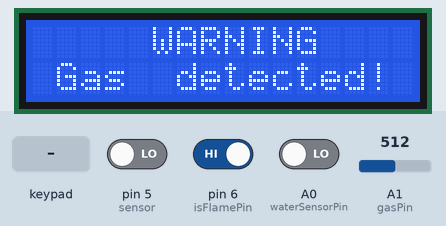
A sketch run on a simulated Arduino Uno, built with avr-gcc and run on an emulated ATmega328P. Shown: 16×2 character LCD. The inputs (shaded band) are chosen by the test bench; at power-on: pin 6 (isFlamePin) HIGH, pin 5 (sensor) LOW, A0 (waterSensorPin) LOW, A1 (gasPin) = 512. What the sketch prints to the serial monitor is not drawn.

Above: at 1.2 s.
1.3 s: pin 6 (isFlamePin) driven LOW
At 3.2 s:
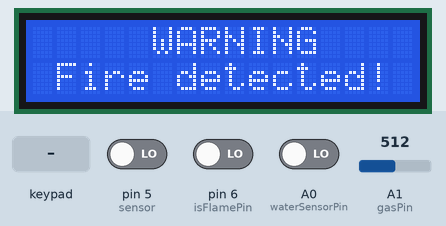
5.9 s: pin 5 (sensor) driven HIGH
9.5 s: A0 (waterSensorPin) driven HIGH
At 10.7 s:
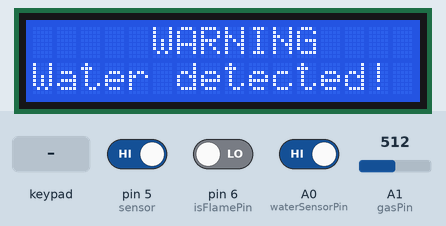
14.1 s: key '#' pressed
At 17.1 s:
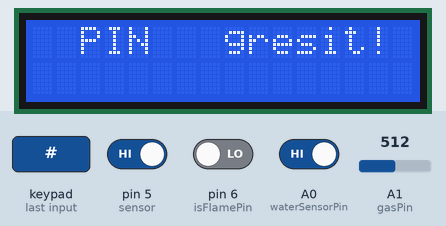
Timing chart, 0 to 18.6 s (numbered marks = the images above; inputs shaded):
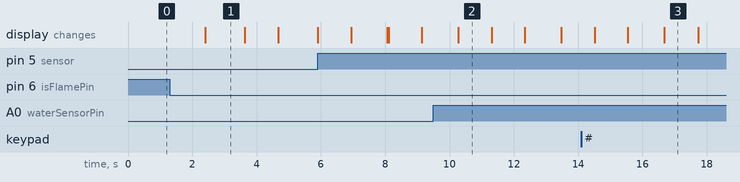

The sketch:

Arduino.ino
```cpp
#include <Keypad.h>
#include <SoftwareSerial.h>
#include <LiquidCrystal_I2C.h>

const byte ROWS = 4; // Numărul de rânduri al tastaturii
const byte COLS = 3; // Numărul de coloane al tastaturii

char keys[ROWS][COLS] = {
  {'1', '2', '3'},
  {'4', '5', '6'},
  {'7', '8', '9'},
  {'*', '0', '#'}
};

byte rowPins[ROWS] = {13, 12, 11, 10}; // Conectați pinii rândurilor la aceste pini
byte colPins[COLS] = {9, 8, 7}; // Conectați pinii coloanelor la aceste pini

const int waterSensorPin = A0;
const int gasPin = A1;
const int micPin = A2;
int isFlamePin = 6;
int sensor = 5;              // the pin that the sensor is atteched to
int state = LOW;             // by default, no motion detected
int val = 0;                 // variable to store the sensor status (value)

const String correctPIN = "0000"; // PIN-ul corect
String enteredPIN = ""; // PIN-ul introdus de utilizator
int wrongAttempts = 0; // Numărul de încercări greșite
const int ValMaxMic = 500;
int isFlame = HIGH; // HIGH MEANS NO FLAME

Keypad keypad = Keypad(makeKeymap(keys), rowPins, colPins, ROWS, COLS);
LiquidCrystal_I2C lcd(0x27, 16, 2); // Adresa I2C a LCD-ului și dimensiunea afișajului

void setup() {
  Serial.begin(9600); // Inițializarea comunicării seriale
  pinMode(waterSensorPin, INPUT); // Inițializarea pinului senzorului de apă
  pinMode(micPin, INPUT); // Setează pinul de ieșire al modulului de microfon ca intrare
  pinMode(isFlamePin, INPUT); //flame sensor should be input as it is giving data
  pinMode(sensor, INPUT);    // initialize sensor as an input

  // Inițializarea LCD-ului
  lcd.init(); // initialize the lcd
  lcd.backlight();        // print message at (0, 0)
  lcd.setCursor(0, 0);         // move cursor to   (0, 0)
  lcd.print("Welcome to Edi's");// print message at (0, 0)
  lcd.setCursor(0, 1);         // move cursor to   (0, 0)
  lcd.print("  Smart  House  ");// print message at (0, 0)
}

void loop() {
  char key = keypad.getKey();
  if (key) {
    lcd.clear();
    lcd.setCursor(0, 0);         // move cursor to   (0, 0)
    lcd.print("Enter password: ");// print message at (0, 0)
    lcd.setCursor(0, 1);         // move cursor to   (0, 0)
    lcd.print(enteredPIN);
    if (key == '#') {
      if (enteredPIN == correctPIN) {
        wrongAttempts = 0;
        lcd.clear();
        lcd.setCursor(0, 0);
        lcd.print("  Correct  PIN  ");
      } else {
        wrongAttempts++;
        lcd.clear();
        lcd.setCursor(0, 0);
        lcd.print("  PIN   gresit!  ");
        delay(1000);
        lcd.clear();
        lcd.setCursor(0, 0);
        lcd.print("   Try again:  ");
        if (wrongAttempts >= 3) {
          lcd.clear();
          lcd.setCursor(0, 0);
          lcd.print("     ALARM!     ");
          Serial.println("THIEF");
          // Trimite mesajul de avertizare către ESP8266
        }
      }
      enteredPIN = ""; // Resetează PIN-ul introdus de utilizator
    } else {
      enteredPIN += key; // Adaugă tasta apăsată la PIN-ul introdus
      lcd.print(key);    // Afiseaza tasta apasata pe LCD
    }
  }

  int waterLevel = digitalRead(waterSensorPin); // Citirea stării senzorului de apă
  if (waterLevel == HIGH) {
    lcd.clear();
    lcd.setCursor(0, 0);
    lcd.print("     WARNING    ");
    lcd.setCursor(0, 1);
    lcd.print("Water detected! ");
    Serial.println("WATER");
    // Trimite un mesaj către ESP8266 pentru a iniția trimiterea mesajului "Water" pe WhatsApp
    delay(1000);
  }

  int gasValue = analogRead(gasPin); // Citim valoarea analogică de la senzor
  if(gasValue>400){
    lcd.clear();
    lcd.setCursor(0, 0);
    lcd.print("     WARNING    ");
    lcd.setCursor(0, 1);
    lcd.print(" Gas  detected! ");
    Serial.println("GAS");
    // Trimite un mesaj către ESP8266 pentru a iniția trimiterea mesajului "Water" pe WhatsApp
    delay(1000); // Pauza de 1 secundă între citiri
  }

  isFlame = digitalRead(isFlamePin);//Readd the data gien by the flame sensor
  if (isFlame== LOW){
    lcd.clear();
    lcd.setCursor(0, 0);
    lcd.print("     WARNING    ");
    lcd.setCursor(0, 1);
    lcd.print(" Fire detected! ");
    Serial.println("FIRE");
    delay(1000); // Pauza de 1 secundă între citiri
  }

  val = digitalRead(sensor);   // read sensor value
  if (val == HIGH) {           // check if the sensor is HIGH
    delay(100);                // delay 100 milliseconds
    if (state == LOW) {
      lcd.clear();
      lcd.setCursor(0, 0);
      lcd.print("     WARNING    ");
      lcd.setCursor(0, 1);
      lcd.print("Motion detected!");
      Serial.println("MOVE");
      state = HIGH;       // update variable state to HIGH
    }
  }
  else {
      delay(200);             // delay 200 milliseconds
      if (state == HIGH){
        state = LOW;       // update variable state to LOW
    }
  }
}
```

Measured:
- after the input at 1.3 s, the display: changes after 1.1 s (image 1)
- after the input at 9.5 s, the display: changes after 0.77 s (image 2)
- after the input at 14.1 s, the display: first differs from a run without the input after 2.6 s (image 3)
- what the display in image 1 shows lasts 1.2 s, from 2.4 s to 3.6 s
- what the display in image 2 shows lasts 1.0 s, from 10.3 s to 11.3 s
